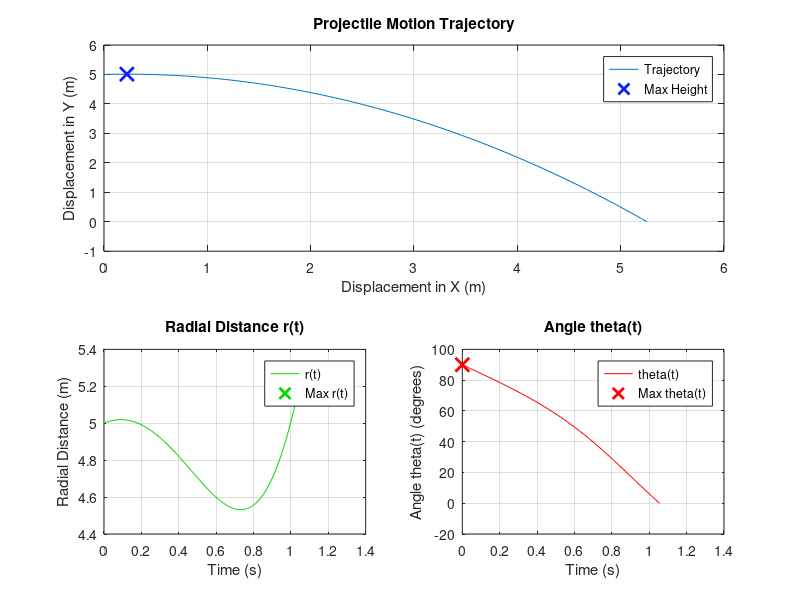

Source code (MATLAB): (Note: this script raises an error after producing the figure.)
% Constants
g = 9.81; % Acceleration due to gravity (m/s^2)
% User Inputs
u = input('Enter the initial velocity (u) in m/s: ');
theta = input('Enter the launch angle (theta) in degrees: ');
h = input('Enter the initial height (h) in meters: ');
% Convert angle from degrees to radians
theta_rad = deg2rad(theta);
% Calculate initial velocities in x and y directions
u_x = u * cos(theta_rad);
u_y = u * sin(theta_rad);
% Calculate Time of Flight (T)
T = (u_y + sqrt(u_y^2 + 2 * g * h)) / g;
% Calculate Range (R)
R = (u_x / g) * (u_y + sqrt(u_y^2 + 2 * g * h));
% Calculate maximum height (H)
H = (u_y^2 / (2 * g)) + h;
% Time vector for plotting
t = linspace(0, T, 100);
% Calculate displacements in x and y directions
s_x = u_x * t; % Displacement in x
s_y = (u_y * t) - (0.5 * g * t.^2) + h; % Displacement in y
% Calculate radial distance r(t) and angle theta(t)
r = sqrt(s_x.^2 + s_y.^2);
theta_t = atan2(s_y, s_x); % Angle in radians
% Find the maximum r(t)
max_r = max(r);
max_r_index = find(r == max_r, 1);
max_time_r = t(max_r_index);
% Find the maximum theta(t)
max_theta = max(theta_t);
max_theta_index = find(theta_t == max_theta, 1);
max_time_theta = t(max_theta_index);
% Calculate velocity at time T
v_x_T = u_x; % Constant velocity in x
v_y_T = sqrt(u_y^2 + 2 * g * h); % Velocity in y at time T
v_T = sqrt(v_x_T^2 + v_y_T^2); % Total velocity at time T
% Display results
fprintf('Time of Flight (T): %.2f seconds (time until projectile hits the ground)\n', T);
fprintf('Range (R): %.2f meters (horizontal distance covered)\n', R);
fprintf('Max Height (H): %.2f meters (peak vertical height above the ground)\n', H);
fprintf('Velocity at separation (v(T)): %.2f m/s (Note: This simulation assumes negligible air resistance.)\n', v_T);
fprintf('Maximum radial distance (r(t)): %.2f meters at t = %.2f seconds\n', max_r, max_time_r);

max_theta_deg = max_theta * 180 / pi;  % Convert to degrees for clarity
fprintf('Maximum angle (theta(t)): %.2f degrees at t = %.2f seconds\n', max_theta_deg, max_time_theta);

% Create a single figure with three subplots
figure('Position', [100, 100, 800, 600]);
% Plot the trajectory in Cartesian coordinates (top subplot)
subplot(2,1,1);
plot(s_x, s_y);
title('Projectile Motion Trajectory');
xlabel('Displacement in X (m)');
ylabel('Displacement in Y (m)');
grid on;
hold on;
plot(u_x*u_y/g, H, 'x', 'MarkerSize', 10, 'LineWidth', 2,'Color', [0.059, 0.125, 1], 'DisplayName', 'Max Height');
legend('Trajectory', 'Max Height', 'Location', 'best');
hold off;
% Plot r(t) (bottom-left subplot)
subplot(2,2,3);
plot(t, r, 'Color', [0, 0.85, 0], 'DisplayName', 'r(t)'); % Darker green
hold on;
plot(max_time_r, max_r, 'x', 'MarkerSize', 10, 'LineWidth', 2, 'Color', [0, 0.85, 0], 'DisplayName', 'Max r(t)');
xlabel('Time (s)');
ylabel('Radial Distance (m)');
title('Radial Distance r(t)');
grid on;
legend('Location', 'best');
hold off;
% Plot theta(t) (bottom-right subplot)
subplot(2,2,4);
plot(t, rad2deg(theta_t), 'r-', 'DisplayName', 'theta(t)');
hold on;
plot(max_time_theta, rad2deg(max_theta), 'x', 'MarkerSize', 10, 'LineWidth', 2,'Color', 'r', 'DisplayName', 'Max theta(t)');
xlabel('Time (s)');
ylabel('Angle theta(t) (degrees)');
title('Angle theta(t)');
grid on;
legend('Location', 'best');
hold off;
% Adjust the layout
sgtitle('Projectile Motion Analysis');